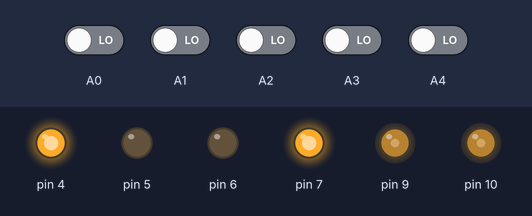
Simulated run of this sketch. Board: Arduino Uno, built with avr-gcc and run on an emulated ATmega328P. On the bench: output pins drawn as LEDs (lit = HIGH). Inputs (shaded band) come from the test bench; at power-on: A0–4 LOW.

Above: at 0.1 s.
Timing chart, 0 to 1.6 s (numbered marks = the images above):
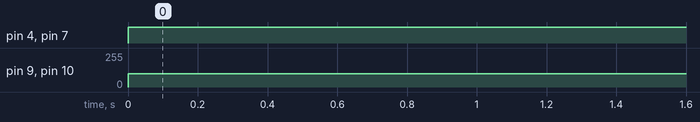

Measured:
- by itself, pin 4, pin 7: LOW → HIGH at 0.00 s
- by itself, pin 9, pin 10: 0/255 → 100/255 at 0.00 s

The sketch:

PID.ino
```cpp
float Kp = 0, Ki = 0, Kd = 0;
float error = 0, P = 0, I = 0, D = 0, PID = 0;
float error_sebelumnya = 0, I_sebelumnya = 0;
int sensor[5] = {0, 0, 0, 0, 0};
int kecepatan_motor = 100;

void baca_sensor(void);
void hitung_pid(void);
void kontrol_motor(void);


void setup() {
  pinMode(9, OUTPUT);
  pinMode(10, OUTPUT);
  pinMode(4, OUTPUT);
  pinMode(5, OUTPUT);
  pinMode(6, OUTPUT);
  pinMode(7, OUTPUT);
  Serial.begin(9600);

}

void loop() {
  baca_sensor();
  hitung_pid();
  kontrol_motor();

}
```

baca_sensor.ino
```cpp
void baca_sensor() {
  sensor[0] = digitalRead(A0);
  sensor[1] = digitalRead(A1);
  sensor[2] = digitalRead(A2);
  sensor[3] = digitalRead(A3);
  sensor[4] = digitalRead(A4);

  if ((sensor[0] == 0) && (sensor[1] == 0) && (sensor[2] == 0) && (sensor[3] == 0) && (sensor[4] == 1))
    error = 4;
  if ((sensor[0] == 0) && (sensor[1] == 0) && (sensor[2] == 0) && (sensor[3] == 1) && (sensor[4] == 1))
    error = 3;
  if ((sensor[0] == 0) && (sensor[1] == 0) && (sensor[2] == 0) && (sensor[3] == 1) && (sensor[4] == 0))
    error = 2;
  if ((sensor[0] == 0) && (sensor[1] == 0) && (sensor[2] == 1) && (sensor[3] == 1) && (sensor[4] == 0))
    error = 1;
  if ((sensor[0] == 0) && (sensor[1] == 0) && (sensor[2] == 1) && (sensor[3] == 0) && (sensor[4] == 0))
    error = 0;
  if ((sensor[0] == 0) && (sensor[1] == 1) && (sensor[2] == 1) && (sensor[3] == 0) && (sensor[4] == 0))
    error = -1;
  if ((sensor[0] == 0) && (sensor[1] == 1) && (sensor[2] == 0) && (sensor[3] == 0) && (sensor[4] == 0))
    error = -2;
  if ((sensor[0] == 1) && (sensor[1] == 1) && (sensor[2] == 0) && (sensor[3] == 0) && (sensor[4] == 0))
    error = -3;
  if ((sensor[0] == 1) && (sensor[1] == 0) && (sensor[2] == 0) && (sensor[3] == 0) && (sensor[4] == 0))
    error = -4;
  if ((sensor[0] == 0) && (sensor[1] == 0) && (sensor[2] == 0) && (sensor[3] == 0) && (sensor[4] == 0))
    error = -5;
  else
    error = -5;
}
```

hitung_pid.ino
```cpp
void hitung_pid() {
  P = error;
  I = (I + error);
  D = (error - error_sebelumnya);

  PID = ((Kp * P) + (Ki * I) + (Kd * D));

  error_sebelumnya = error;
}
```

kontrol_motor.ino
```cpp
void kontrol_motor() {
  int kec_motor_kanan = (kecepatan_motor - PID);
  int kec_motor_kiri = (kecepatan_motor + PID);

  constrain(kec_motor_kanan, 0, 255);
  constrain(kec_motor_kiri, 0, 255);

  analogWrite(9, kec_motor_kiri);
  analogWrite(10, kec_motor_kanan);

  digitalWrite(4, HIGH);
  digitalWrite(5, LOW);
  digitalWrite(6, LOW);
  digitalWrite(7, HIGH);


}
```
